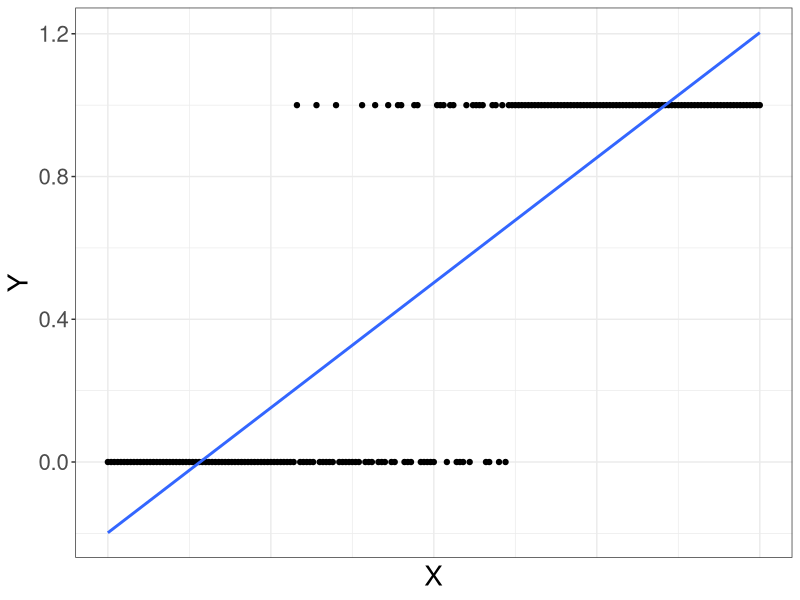
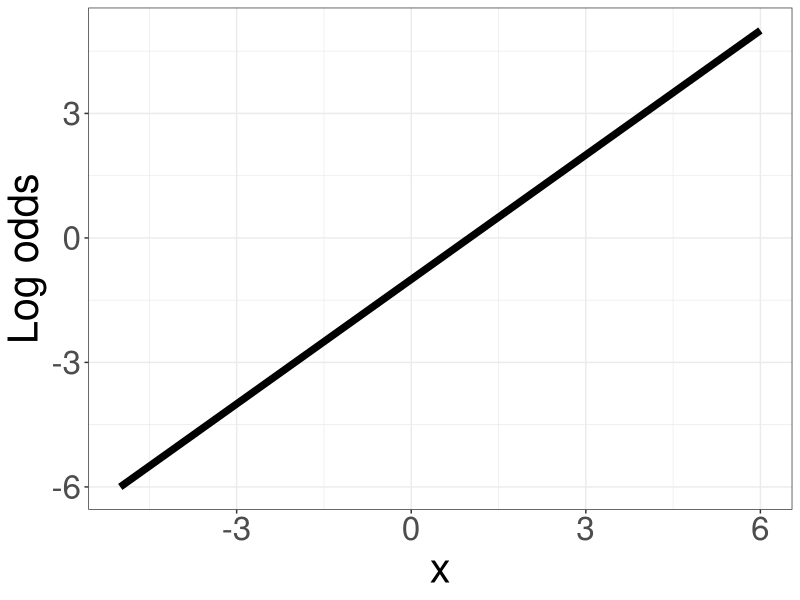
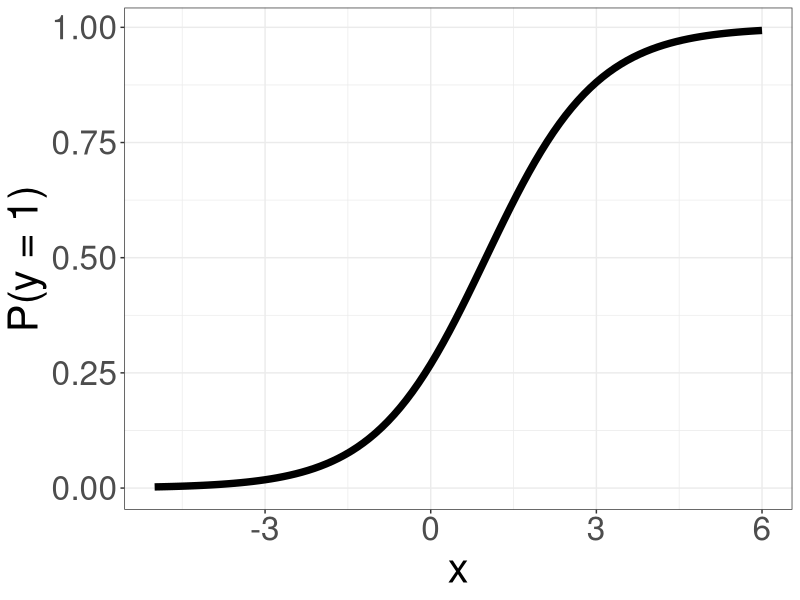
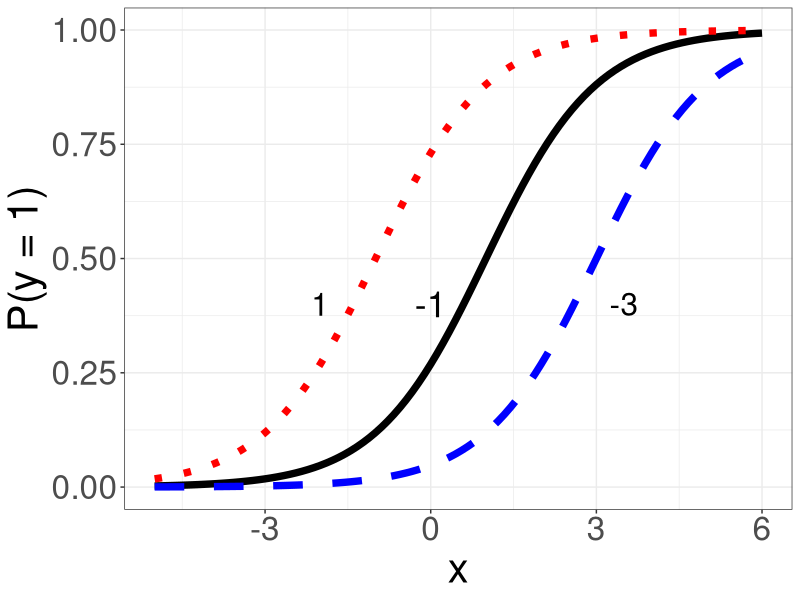
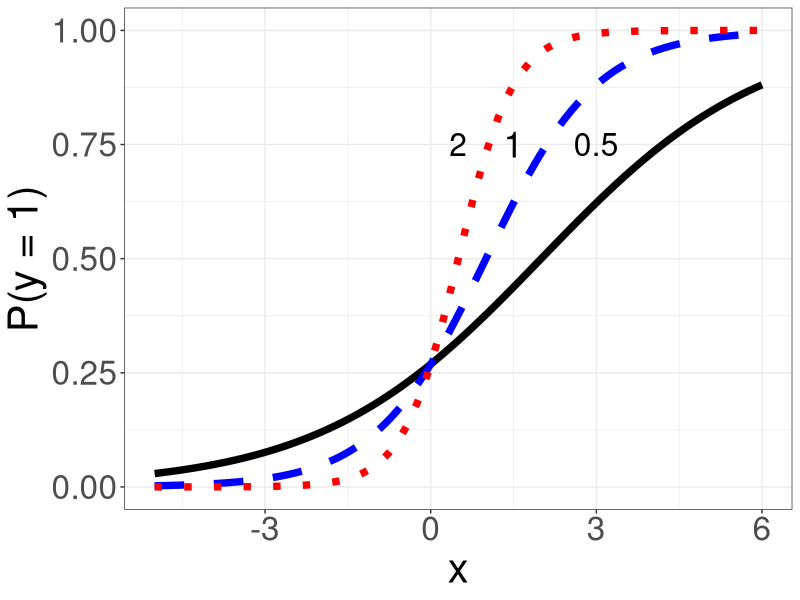

Write the R code that produced these figures, in order.
## ---- chunk 1
library(tidyverse)

x <- seq(0, 2, 0.01)
y <- rbinom(length(x), 1, exp(-6 + 6*x)/(1 + exp(-6 + 6*x)))

data.frame(x = x, y = y) %>%
  ggplot(aes(x = x, y = y)) +
  geom_point(size=1.5) +
  geom_smooth(method="lm", se=F) +
  labs(x = "X", y = "Y") +
  theme_bw() +
  theme(text = element_text(size=20),
        axis.ticks.x=element_blank(),
        axis.text.x=element_blank())
## ---- chunk 2

data.frame(x = seq(-5, 6, length.out=100),
           y1 = -1 + seq(-5, 6, length.out=100)) %>%
  ggplot(aes(x = x, y = y1)) +
  geom_line(lwd = 2.5) +
  theme_bw() +
  labs(x = "x", y = "Log odds") +
  theme(text = element_text(size = 30))
## ---- chunk 3

expit <- function(p){
  return(exp(p)/(1 + exp(p)))
}

data.frame(x = seq(-5, 6, length.out=100),
           y1 = expit(-1 + seq(-5, 6, length.out=100))) %>%
  ggplot(aes(x = x, y = y1)) +
  geom_line(lwd = 2.5) +
  theme_bw() +
  labs(x = "x", y = "P(y = 1)") +
  theme(text = element_text(size = 30))
## ---- chunk 4

expit <- function(p){
  return(exp(p)/(1 + exp(p)))
}

data.frame(x = seq(-5, 6, length.out=100),
           y1 = expit(-1 + seq(-5, 6, length.out=100)),
           y2 = expit(-3 + seq(-5, 6, length.out=100)),
           y3 = expit(1 + seq(-5, 6, length.out=100))) %>%
  ggplot(aes(x = x, y = y1)) +
  geom_line(lwd = 2.5) +
  geom_line(aes(y = y2), lwd=2.5, lty = 2, color="blue") +
  geom_line(aes(y = y3), lwd=2.5, lty = 3, color="red") +
  theme_bw() +
  labs(x = "x", y = "P(y = 1)") +
  annotate("text", x = -2, y = 0.4, label="1", size=8) +
  annotate("text", x = 0, y = 0.4, label="-1", size=9) +
  annotate("text", x = 3.5, y = 0.4, label="-3", size=8) +
  theme(text = element_text(size = 30))
## ---- chunk 5

data.frame(x = seq(-5, 6, length.out=100),
           y1 = expit(-1 + 0.5*seq(-5, 6, length.out=100)),
           y2 = expit(-1 + seq(-5, 6, length.out=100)),
           y3 = expit(-1 + 2*seq(-5, 6, length.out=100))) %>%
  ggplot(aes(x = x, y = y1)) +
  geom_line(lwd = 2.5) +
  geom_line(aes(y = y2), lwd=2.5, lty = 2, color="blue") +
  geom_line(aes(y = y3), lwd=2.5, lty = 3, color="red") +
  theme_bw() +
  labs(x = "x", y = "P(y = 1)") +
  annotate("text", x = 3, y = 0.75, label="0.5", size=8) +
  annotate("text", x = 1.5, y = 0.75, label="1", size=9) +
  annotate("text", x = 0.5, y = 0.75, label="2", size=8) +
  theme(text = element_text(size = 30))
